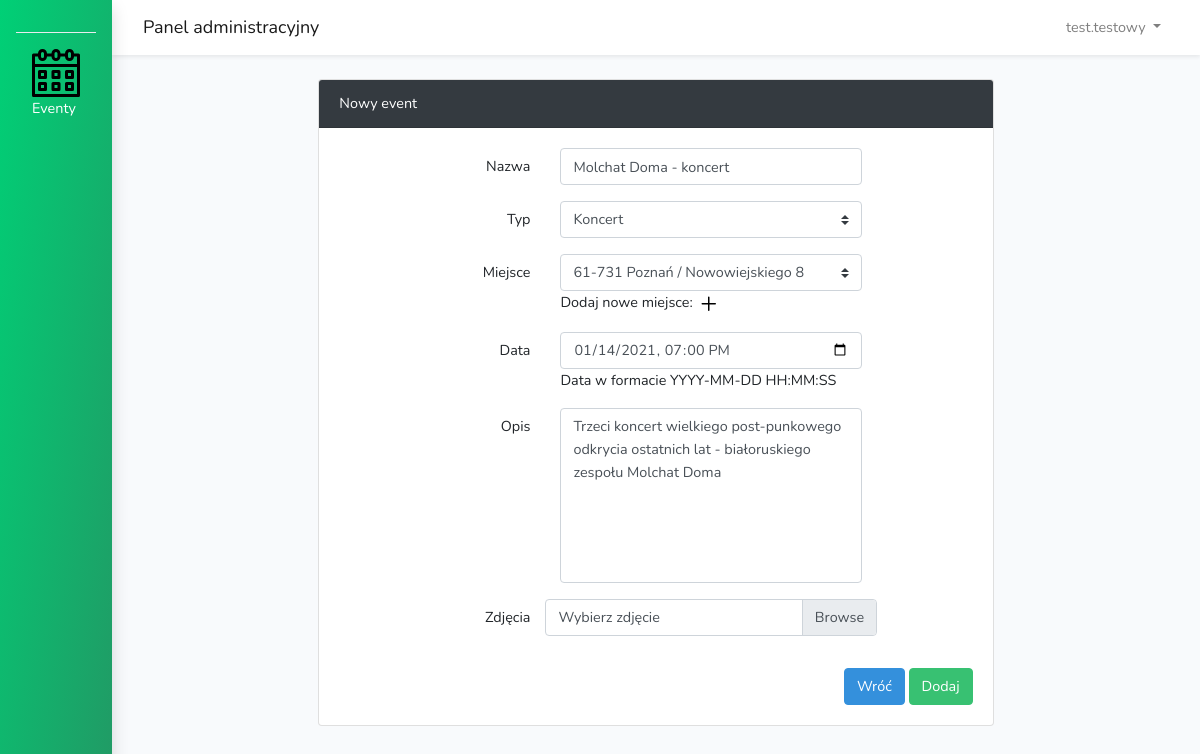
Screenshot of /panel/editevent.php?id=6 (signed in) with the database file from the repository.
### tables this page shows
CREATE TABLE `events` (
  `EventId` int(11) NOT NULL,
  `Name` text NOT NULL,
  `Description` text NOT NULL,
  `PlaceID` int(11) NOT NULL,
  `TypeID` int(11) NOT NULL,
  `Date` datetime NOT NULL
);

### panel/editevent.php (the view, shortened to what this page needs)
<?php
require_once "config.php";
    $sql = "SELECT * FROM types";
    if($types = mysqli_prepare($link, $sql)){
        if(mysqli_stmt_execute($types)){
            mysqli_stmt_store_result($types);
            mysqli_stmt_bind_result($types, $typeID, $type);
        }
    }
    $sql = "SELECT * FROM places";
    if($places = mysqli_prepare($link, $sql)){
        if(mysqli_stmt_execute($places)){
            mysqli_stmt_store_result($places);
            mysqli_stmt_bind_result($places, $placeID, $city, $street, $number, $postal);
        }
    }
$sql = "SELECT Name, Description, PlaceID, TypeID, Date FROM events WHERE EventID = ".$_GET['id'];
$result = $link->query($sql);
    while ($rekord=$result->fetch_object()) {
    $eventName = $rekord->Name;
    $eventDesc = $rekord->Description;
    $eventPlace = $rekord->PlaceID;
    $eventType = $rekord->TypeID;
    $eventDate = $rekord->Date;
    }
?>
<!DOCTYPE html>
<html lang="pl">
<head>
    <link rel="stylesheet" href="app.css" type="text/css">
</head>
    <?php include('content.php');
    ?>
    <div class="col-md-8 mx-auto">
        <div class="card">
            <div class="card-header bg-dark text-white">Nowy event</div>
            <div class="card-body">
                <form method="post" action="update.php" enctype="multipart/form-data" id='event_form'>
                    <div class="form-group row">
                        <label for="name" class="col-md-4 col-form-label text-md-right">Nazwa</label>
                        <div class="col-md-6">
                            <input id="name" type="text" class="form-control" name="name" required autocomplete="on" value="<?php echo htmlspecialchars($eventName)?>" autofocus>
                        </div>
                    </div>
                    <div class="form-group row">
                        <label for="type" class="col-md-4 col-form-label text-md-right">Typ</label>
                        <div class="col-md-6">
                            <select id='type' name='type' class='custom-select' required>
                                <?php
                                    while(mysqli_stmt_fetch($types)){
                                        echo "<option value='".$typeID."' ";
                                        if ($eventType==$typeID) echo 'selected="selected"';
                                        echo ">".$type."</option>";
                                    }
                                ?>
                            </select>
                        </div>
                    </div>
                    <div class="form-group row">
                        <label for="place" class="col-md-4 col-form-label text-md-right">Miejsce</label>
                        <div class="col-md-6">
                            <select id='place' name='place' class='custom-select' required>
                                <?php
                                    while(mysqli_stmt_fetch($places)){
                                        echo "<option value='".$placeID."' ";
                                        if ($eventPlace==$placeID) echo 'selected="selected"';
                                        echo ">".$postal." ".$city." / ".$street." ".$number."</option>";
                                    }
                                ?>
                            </select>
                            <span>Dodaj nowe miejsce:
                                <a href="newplace.php" target="_blank"><svg xmlns="http://www.w3.org/2000/svg" viewBox="0 0 24 24" width="24" height="24"><path fill-rule="evenodd" d="M11.75 4.5a.75.75 0 01.75.75V11h5.75a.75.75 0 010 1.5H12.5v5.75a.75.75 0 01-1.5 0V12.5H5.25a.75.75 0 010-1.5H11V5.25a.75.75 0 01.75-.75z"></path></svg></a>
                            </span>
                        </div>
                    </div>
                    <div class="form-group row">
                        <label for="date" class="col-md-4 col-form-label text-md-right">Data</label>
                        <div class="col-md-6">
                            <input type='datetime-local' class='form-control' name='date' id='date' value="<?php echo htmlspecialchars($eventDate)?>" required/>
                            <span>Data w formacie YYYY-MM-DD HH:MM:SS</span>
                        </div>
                    </div>
                    <div class="form-group row">
                        <label for="descr" class="col-md-4 col-form-label text-md-right">Opis</label>
                        <div class="col-md-6">
                            <textarea class='form-control' rows='7' id='descr' name='descr' style="resize:none;" placeholder='Opis' required><?php echo htmlspecialchars($eventDesc)?></textarea>
                        </div>
                    </div>
                    <div class="form-group row mb-3">
                        <label class="col-md-4 col-form-label text-md-right">Zdjęcia</label>
                        <div class="custom-file col-md-6">
                            <label class="custom-file-label" for="inputFile">Wybierz zdjęcie</label>
                        </div>
                        <div class="col-md-4"></div>
                    </div>
                </form>
                <div class="row">
                    <div class="col-md-9"></div>
                    <div class="col-md-3 text-right">
                        <a href="events.php" class='btn btn-primary text-white'>Wróć</a>
                        <button type="submit" class='btn btn-success' form='event_form'>Dodaj</button>
                    </div>
                </div>
            </div>
        </div>
    </div>
                        </main>
                    </div>
                </div>
            </div>
        </div>
    </body>
</html>

### rows the page displays
events: name "Molchat Doma - koncert", type "Koncert", place "61-731 Poznań / Nowowiejskiego 8", date "01/14/2021 19:00", descr "Trzeci koncert wielkiego post-punkowego odkrycia ostatnich lat - białoruskiego zespołu Molchat Doma"

### other values shown
$_SESSION['username'] "test.testowy"
